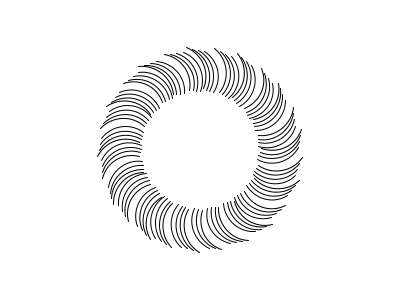
Frame 1 (no input)
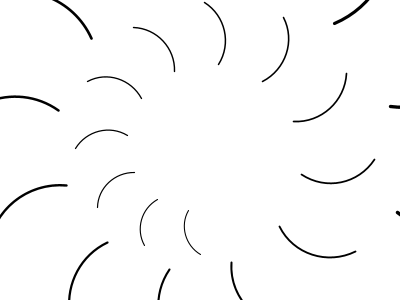
Frame 60 (the mouse pressed at the canvas centre just before this capture)
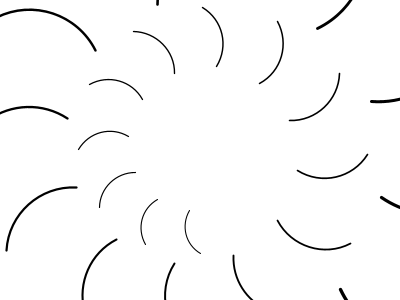
Frame 120 (the mouse held since frame 60 and released just before this capture)

The Processing sketch that drew these frames (run headless with seeded random() and noise(); from frame 60 on, the mouse is pressed at the canvas centre):

// Processing sketch: processing_27193
// ── processing_27193.pde

// Based on loops
// by David Bouchard 
// http://www.openprocessing.org/visuals/?visualID=23893

// Adapted by Rupert Russell
//http://www.openprocessing.org/visuals/?visualID=27193

// we can create really interesting patterns using repetition and
// stacked transformations...
 
// try different shapes (triangle, ellipse, etc..)
// try animating the scaling and rotation, instead of using the mouse

// float c = 0; 
float s = 1;
boolean shrink = false;
int type_of_shape = 0;

float a,b,c,d,e,f,g,h;
 
void setup() {
  size(400, 300); 
  rectMode(CENTER);
  smooth();
  noFill();
 // frameRate(4);
}
 
void draw() {
  background(255);
  // move the origin so that it is right in the center of the
  // sketch
  translate(width/2, height/2);
   
  // loop 100 times
  // remember that scale() and rotate() add up!
  // this is how we create this effect.
  for (int i=0; i < 100; i++) {
   
    if (s > 1.06){
     shrink = true; 
     
    }
    if (s < 1){
     shrink = false; 
     // type_of_shape ++ ;
    }
    if (shrink){
    s = s - 0.000001;
    }
    else {
      s = s + 0.00001;
    }
    
    rotate(s /2);
    scale(s);
     
    // notice how we draw each box the same way, but they
    // are drawn differently because the canvas is being
    // scaled and rotated first
    
   
    switch(type_of_shape) {
      case 1:
        noFill();
        arc(50, 55, 60, 60, PI/2, PI);

        break;
      case 2:
        ellipseMode(CENTER);
        ellipse(10, 10, 5, 5);
        break;
      case 3:
        ellipseMode(CENTER);
        line(10, 10, 5, 5);
        
        // 
        a = random(100);
        b = random(100);
        c = random(100);
        d = random(100);
        e = random(100);
        f = random(100);
        g = random(100);
        h = random(100);
        
        break;
      case 4:
        ellipseMode(CENTER);
        bezier(a, b, c, d, e, f, g, h);
        break;            
        
       default:
          type_of_shape = 1;
       break;
    }
  
  }
}

  void mouseClicked() {
         type_of_shape ++ ;
     }                                                                              
